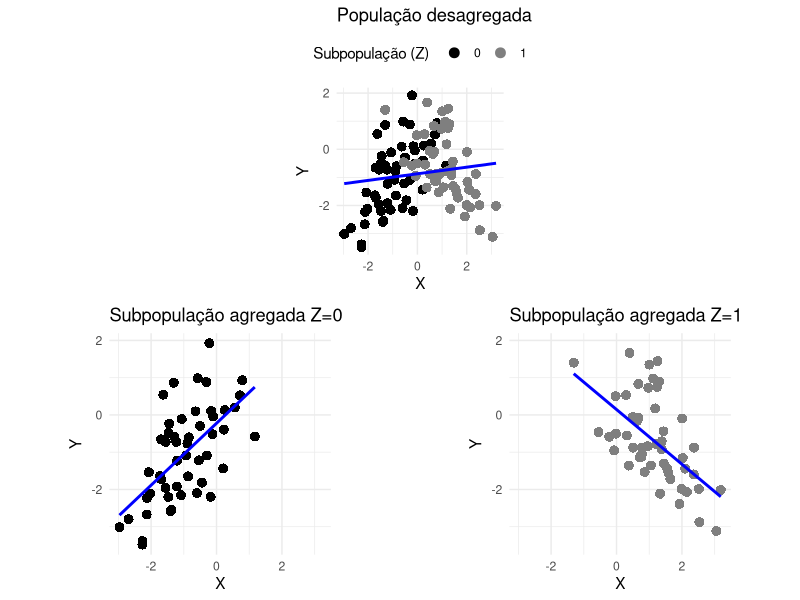

R code for this plot:
## ---- chunk 1
# Define global shapes and colors
global_shapes <- c(16, 16)  # Circle and triangle
global_colors <- c("black", "gray50")  # Black and gray

# Function to generate data
generate_data <- function(n, r1, r2) {
  x <- c(rnorm(n / 2, mean = -1), rnorm(n / 2, mean = 1))
  y <- r1 * x + rnorm(n)
  
  # Introduce a third variable z that acts as a confounding variable
  z <- rep(c(0, 1), each = n / 2)
  y[z == 1] <- r2 * x[z == 1] + rnorm(sum(z))
  
  data.frame(x = x, y = y, z = z)
}

# Generate data
set.seed(123)
n <- 100
r1 <- 0.8
r2 <- -0.6
data <- generate_data(n, r1, r2)

# Calculate correlation coefficients
cor_aggregated <- cor(data$x, data$y)
cor_disaggregated <- by(data, data$z, function(df) cor(df$x, df$y))

# Define the limits for x and y axes
x_limits <- range(data$x)
y_limits <- range(data$y)

# Plot for aggregated trend
aggregated_plot <- ggplot2::ggplot(data, ggplot2::aes(x = x, y = y, color = factor(z)), shape = global_shapes) +
  ggplot2::geom_point(size = 3, shape = ifelse(data$z == 0, 16, 16), ) +
  ggplot2::geom_smooth(method = "lm", se = FALSE, ggplot2::aes(group = 1), color = "blue") +
  ggplot2::labs(title = "População desagregada", x = "X", y = "Y", color = "Subpopulação (Z)") +
  ggplot2::scale_color_manual(values = global_colors) +
  ggplot2::theme_minimal() +
  ggplot2::xlim(x_limits) +
  ggplot2::ylim(y_limits) +
  ggplot2::theme(aspect.ratio = 1) +
  ggplot2::theme(legend.position = "top")

# Plot for disaggregated trends
disaggregated_plots <- lapply(unique(data$z), function(z_value) {
  ggplot2::ggplot(data[data$z == z_value,], ggplot2::aes(x = x, y = y, color = factor(z))) +
    ggplot2::geom_point(size = 3, shape = ifelse(z_value == 0, 16, 16), color = ifelse(z_value == 0, "black", "gray50")) +
    ggplot2::geom_smooth(method = "lm", se = FALSE, ggplot2::aes(group = 1), color = "blue") +
    ggplot2::labs(title = paste("Subpopulação agregada Z=", z_value, sep = ""), x = "X", y = "Y") +
    ggplot2::scale_color_manual(values = global_colors) +
    ggplot2::theme_minimal() +
    ggplot2::xlim(x_limits) +
    ggplot2::ylim(y_limits) +
    ggplot2::theme(aspect.ratio = 1)
})

# Arrange plots
cowplot::plot_grid(
  cowplot::plot_grid(aggregated_plot), 
  cowplot::plot_grid(plotlist = disaggregated_plots, align = "hv"), 
  nrow = 2
)
